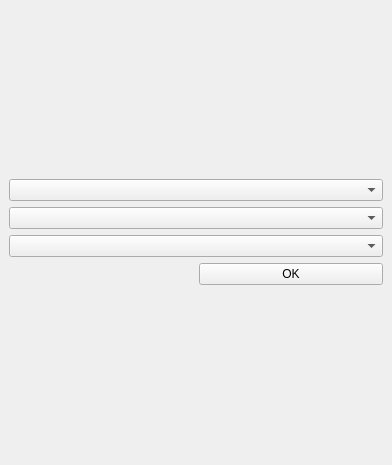
<?xml version="1.0" encoding="UTF-8"?>
<ui version="4.0">
 <class>DockWidget</class>
 <widget class="QDockWidget" name="DockWidget">
  <property name="geometry">
   <rect>
    <x>0</x>
    <y>0</y>
    <width>392</width>
    <height>465</height>
   </rect>
  </property>
  <property name="minimumSize">
   <size>
    <width>392</width>
    <height>465</height>
   </size>
  </property>
  <property name="windowTitle">
   <string>DockWidget</string>
  </property>
  <widget class="QWidget" name="dockWidgetContents">
   <layout class="QGridLayout" name="gridLayout">
    <item row="0" column="0">
     <layout class="QGridLayout" name="gridLayout_2">
      <item row="3" column="1">
       <widget class="QPushButton" name="pushButton_2">
        <property name="text">
         <string>OK</string>
        </property>
       </widget>
      </item>
      <item row="0" column="0" colspan="2">
       <widget class="QComboBox" name="comboBox_2"/>
      </item>
      <item row="1" column="0" colspan="2">
       <widget class="QComboBox" name="comboBox"/>
      </item>
      <item row="2" column="0" colspan="2">
       <widget class="QComboBox" name="comboBox_3"/>
      </item>
     </layout>
    </item>
   </layout>
  </widget>
 </widget>
 <resources/>
 <connections/>
</ui>
